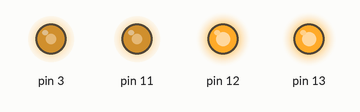
Recording of a sketch running on a simulated Arduino Uno, built with avr-gcc and run on an emulated ATmega328P. Shown: output pins drawn as LEDs (lit = HIGH).

Above: at 0.1 s.
Timing chart, 0 to 1.6 s (numbered marks = the images above):
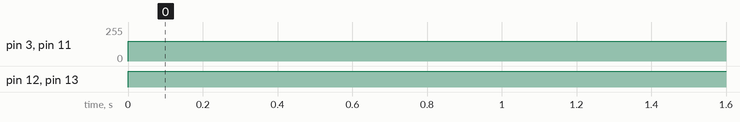

Measured:
- by itself, pin 3, pin 11: 0/255 → 150/255 at 0.00 s
- by itself, pin 12, pin 13: LOW → HIGH at 0.00 s

The sketch:

main.ino
```cpp
#include <Servo.h>
#include "motor.h"
//#include <TimerOne.h>

//toevoegen van motor 1&2
Motor motor1=Motor(1,255,3,12);
Motor motor2=Motor(1,255,11,13);
//toevoegen van sensorinput
int sensorinput1=0;
int sensorinput2=0;
//toevoegen van timer
//Timer timer;

int hoek=0;

void setup() {

Serial.begin(9600);
//setup Pinnen
pinMode(motor1.getSpeedPin(), OUTPUT);
pinMode(motor2.getSpeedPin(), OUTPUT);
pinMode(motor1.getDirectionPin(), OUTPUT);
pinMode(motor2.getDirectionPin(), OUTPUT);

pinMode(A0, INPUT);//links sensor
pinMode(A1, INPUT);//rechts senor
}

void loop() {


  digitalWrite(13, HIGH  );
  digitalWrite(12, HIGH);
  analogWrite(11,150);
  analogWrite(3,150);

}
```

Motor.cpp
```cpp
#include "Arduino.h"
#include "motor.h"

// ############################### constructoren #####################
Motor::Motor(){
}
Motor::Motor(int direction, int speed,int speedpin, int directionpin){
  _speed= speed;
  _direction=direction;
  _speedPin= speedpin;
  _directionPin=directionpin;
}

// ############################### aanpassen attributen #####################
void Motor::setSpeed(int snelheid){
  _speed=snelheid;
}
void Motor::setDirection(int direction){
  _direction=direction;
}
int Motor::getSpeed(Motor motor){
  return motor._speed;
}
int Motor::getDirection(Motor motor){
  return motor._direction;
}
int Motor::getSpeedPin(){
  return _speedPin;
}
int Motor::getDirectionPin(){
  return _directionPin;
}
// ############################### Bewegingen #####################
//max: 255 min: 40 A rechts, B links
void Motor::forward(Motor motorA, Motor motorB){
   int snelheid = 255;
  digitalWrite(motorA.getDirectionPin(), HIGH  );
  digitalWrite(motorB.getDirectionPin(), LOW);
  analogWrite(motorA.getSpeedPin(),snelheid);
  analogWrite(motorB.getSpeedPin(),snelheid);
}
void Motor::backward(Motor motorA, Motor motorB){
   int snelheid =255;
  digitalWrite(motorA.getDirectionPin(), LOW  );
  digitalWrite(motorB.getDirectionPin(), HIGH);
  analogWrite(motorA.getSpeedPin(),snelheid);
  analogWrite(motorB.getSpeedPin(),snelheid);
}
void Motor::Stilstand(Motor motorA, Motor motorB){
  digitalWrite(motorA.getDirectionPin(), LOW  );
  digitalWrite(motorB.getDirectionPin(), HIGH);
  analogWrite(motorA.getSpeedPin(),0);
  analogWrite(motorB.getSpeedPin(),0);
}
void Motor::Bijsturen(Motor motorA, Motor motorB, int hoek){
  int snelheid =60;
      int a= snelheid+hoek/2;
      int b= snelheid-hoek/2;
      digitalWrite(motorA.getDirectionPin(), HIGH  );
      digitalWrite(motorB.getDirectionPin(), LOW);
      analogWrite(motorA.getSpeedPin(),a);// linkermotor
      analogWrite(motorB.getSpeedPin(),b);// rechtermotor

  if ((hoek=25)||(hoek=50)){
    delay(15);//delay bij overshoot
  }
}
//############################### Berekening Hoek #####################
int Motor::Hoekberekenen(int si1, int si2){
//si1 is sensor op de rand (800-500),si2 is sensor op het zwart 600+, wit is 500-
  int wit=300;
  int zwart=800;
//sensor wijkt meer en meer af naar links
  if ((si1>zwart)&&(si2>zwart)){//sensor zit volledig in het zwart
    Serial.println("  geval:twee keer ZWART");
    return -20;
  }
  if ((si1>wit)&&(si1<zwart)&&(si2>zwart)){//eerste sensor zit in buffer, tweede in zwart
    Serial.println("  geval:gewenste situatie");
    return 0;
 }
   if ((si1>wit)&&(si1<zwart)&&(si2>wit)&&(si2<zwart)){//eerste sensor zit in buffer, tweede in buffer
    Serial.println("  geval:beide in BUFFER");
    return 5;
 }
  if ((si1<wit)&&(si2>zwart)){//eerste sensor in wit, tweede in zwart
    Serial.println("  geval:eerste in wit tweede in ZWART");
    return 5;
  }
  if ((si1<wit)&&(si2>wit)){//eerste sensor zit in wit
    Serial.println("  geval:eerste in WIT");
    return 10;
  }
  if ((si2<wit)&&(si1<wit)){ // beide sensoren zitten op het wit
    Serial.println("  geval:beide in WIT");
    return 25;//verander ook delay bij overshoot
  }
  if (si2<wit){ // tweede sensor zit op het wit
    Serial.println("  geval:tweede in WIT");
    return 50;//verander ook delay bij overshoot
  }

else {
Serial.println("  geval:ongedefinieerd geval ---------------------------");
  return 0;
 }
}
```

Motor.h
```cpp
#ifndef moter_h
#define moter_h

#include "arduino.h"
class Motor{
  public:
         Motor();
         Motor(int direction, int speed,int speedpin, int directionpin);

    // aanpassen van de eigenschappen van 1 motor
    void setSpeed(int speed);
    void setDirection(int direction);
    int getSpeed(Motor motor);
    int getDirection(Motor motor);
    int getSpeedPin();
    int getDirectionPin();

    // coordineren van twee motoren

    void forward(Motor motorA, Motor motorB);
    void backward(Motor motorA, Motor motorB);
    void Bijsturen(Motor motorA, Motor motorB, int hoek);
    void Stilstand(Motor motorA, Motor motorB);
    int Hoekberekenen(int si1, int si2);

  private:
    int _speed;
    int _direction;
    int _speedPin;
    int _directionPin;
};

#endif
```
